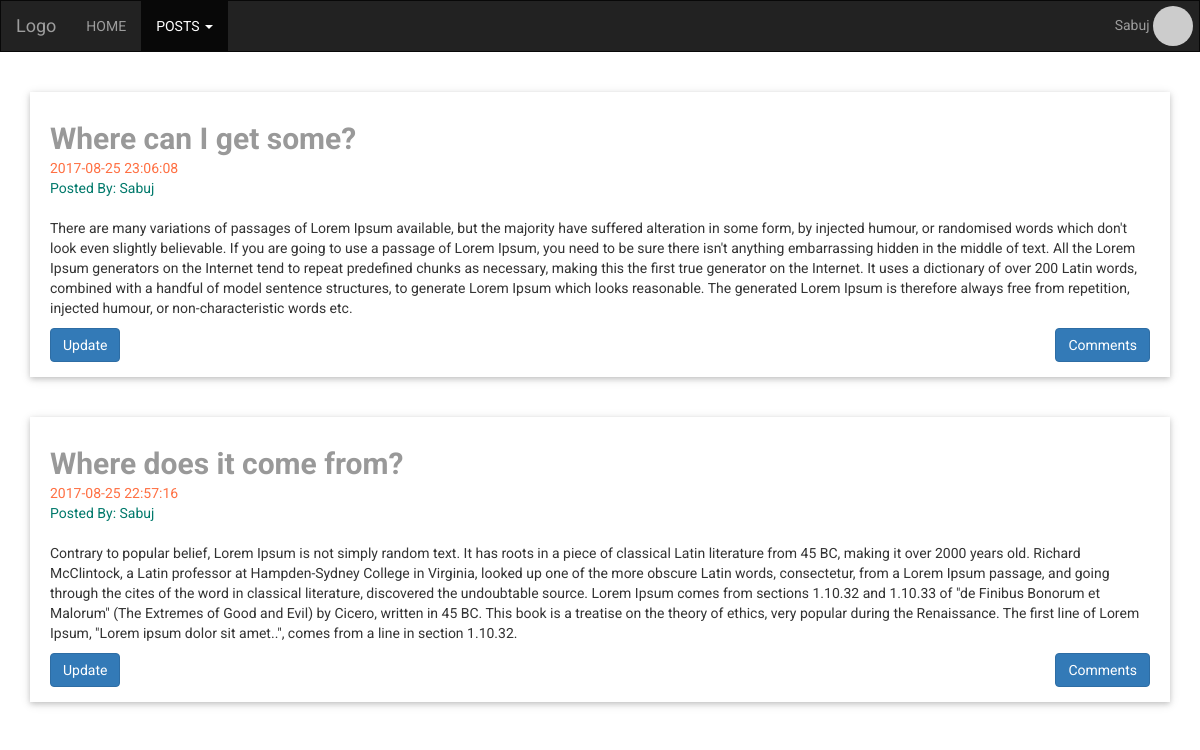
Page /my_post.php (signed in) on the committed database.
### tables this page shows
CREATE TABLE `posts` (
  `post_id` int(11) NOT NULL,
  `userID` int(11) NOT NULL,
  `post_title` varchar(100) DEFAULT NULL,
  `post_text` varchar(5000) DEFAULT NULL,
  `create_at` datetime DEFAULT CURRENT_TIMESTAMP,
  `update_at` datetime NOT NULL DEFAULT '0000-00-00 00:00:00' ON UPDATE CURRENT_TIMESTAMP
);

CREATE TABLE `userinfo` (
  `userID` int(9) NOT NULL,
  `fullname` varchar(50) NOT NULL,
  `email` varchar(40) NOT NULL,
  `password` varchar(40) NOT NULL
);

### my_post.php (the view, shortened to what this page needs)
<?php
include("connectdb.php");
$userID = $_SESSION['user_id'];
$result = mysqli_query($con, "select * from posts where userID='$userID' ORDER BY create_at DESC");
?>
<!DOCTYPE html>
<html lang="en">
<head>
    <link href="https://maxcdn.bootstrapcdn.com/bootstrap/3.3.7/css/bootstrap.min.css" rel="stylesheet">
    <link rel="stylesheet" href="css/style.css">
</head>
<body>
<div class="container-fluid pd-0">
    <nav class="navbar navbar-inverse bs-dark">
        <div class="navbar-header">
            <a class="navbar-brand" href="profile.php">Logo</a>
        </div>
        <div class="collapse navbar-collapse" id="bs-example-navbar-collapse-1">
            <ul class="nav navbar-nav">
                <li class=""><a href="profile.php">HOME <span class="sr-only">(current)</span></a></li>
                <li class="dropdown active">
                    <a href="#" class="dropdown-toggle" data-toggle="dropdown" role="button" aria-haspopup="true"
                       aria-expanded="false">POSTS <span class="caret"></span></a>
                </li>
            </ul>
            <ul class="nav navbar-nav navbar-right">
                <li class="dropdown">
                    <a href="#" class="dropdown-toggle navbar-img" data-toggle="dropdown" role="button"
                       aria-haspopup="true" aria-expanded="false">
                        <?php echo $_SESSION['user_name'] ?>
                        <img src="http://placehold.it/150x150" class="img-circle" alt="Profile Image"/>
                    </a>
                </li>
            </ul>
        </div>
    </nav>
</div>
<div class="container">
    <div class="row">
        <?php while ($row = $result -> fetch_assoc()) {
            $fetch_post_id = $row['post_id'];
            $post_by = mysqli_query($con, "SELECT fullname FROM `userinfo` WHERE userID = (SELECT userID from posts where post_id = $fetch_post_id)");
            $row2 = $post_by -> fetch_assoc();
            ?>
            <div class="post-wrap">
                <div class="col-sm-12">
                    <div class="card">
                        <h2><a href=""><?php echo $row['post_title'] ?></a></h2>
                        <?php if ($row['update_at']>$row['create_at']) {?>
                            <span class="time"><?php echo $row['update_at'] ?></span>
                        <?php }  else {?>
                            <span class="time"><?php echo $row['create_at'] ?></span>
                        <?php } ?>
                        <br>
                        <span class="custom_green">Posted By: <?php echo $row2['fullname'] ?></span>
                        <br><br>
                        <p><?php echo $row['post_text'] ?></p>
                        <a href="comments.php?id=<?php echo $row['post_id'] ?>" class="btn btn-primary pull-right">Comments</a>
                        <?php if ($row['userID'] === $userID) {?>
                            <a href="update_post.php?id=<?php echo $row['post_id'] ?>" class="btn btn-primary pull-left">Update</a>
                        <?php } ?>
                    </div>
                </div>
            </div>
        <?php } ?>
    </div>
</div>
</body>
</html>

### css/style.css (style rules this page uses)
.pd-0 { padding: 0 !important; }
.navbar { -webkit-border-radius: 0; -moz-border-radius: 0; border-radius: 0; }
body { font-family: "Roboto", sans-serif; -webkit-font-smoothing: antialiased; -moz-osx-font-smoothing: grayscale; }
.bs-dark.navbar-inverse { background-color: #222; border-color: #080808; }
.bs-dark .navbar-img { padding:5px 6px !important; }
.bs-dark .navbar-img img { width:40px; }
.card { overflow: hidden; box-shadow: 0 2px 5px 0 rgba(0, 0, 0, 0.16), 0 2px 10px 0 rgba(0, 0, 0, 0.12); -webkit-transition: .25s box-shadow; transition: .25s box-shadow; padding: 10px 20px 15px 20px; margin: 20px 0; }
.post-wrap .card h2 a { font-weight: bold; text-decoration: none; color: #999; -webkit-transition: all .3s; -moz-transition: all .3s; -ms-transition: all .3s; -o-transition: all .3s; transition: all .3s; }
.post-wrap .card h2 { margin-bottom: 3px; }
.post-wrap .card span { color: #FF7043; }
.custom_green { color: #00796B !important; }

### rows in the picture
posts: post_title "Where can I get some?", create_at "2017-08-25 23:06:08", userID.fullname "Sabuj", post_text "There are many variations of passages of Lorem Ipsum available, but the majority have suffered alteration in some form, by injected humour, or randomised words which don't look even slightly believable. If you are going to use a passage of Lorem Ipsum, you need to be sure there isn't anything embarrassing hidden in the middle of text. All the Lorem Ipsum generators on the Internet tend to repeat predefined chunks as necessary, making this the first true generator on the Internet. It uses a dictionary of over 200 Latin words, combined with a handful of model sentence structures, to generate Lorem Ipsum which looks reasonable. The generated Lorem Ipsum is therefore always free from…"
posts: post_title "Where does it come from?", create_at "2017-08-25 22:57:16", userID.fullname "Sabuj", post_text "Contrary to popular belief, Lorem Ipsum is not simply random text. It has roots in a piece of classical Latin literature from 45 BC, making it over 2000 years old. Richard McClintock, a Latin professor at Hampden-Sydney College in Virginia, looked up one of the more obscure Latin words, consectetur, from a Lorem Ipsum passage, and going through the cites of the word in classical literature, discovered the undoubtable source. Lorem Ipsum comes from sections 1.10.32 and 1.10.33 of \"de Finibus Bonorum et Malorum\" (The Extremes of Good and Evil) by Cicero, written in 45 BC. This book is a treatise on the theory of ethics, very popular during the Renaissance. The first line of Lorem Ipsum,…"

### other values in the picture
$_SESSION['user_name'] "Sabuj"
